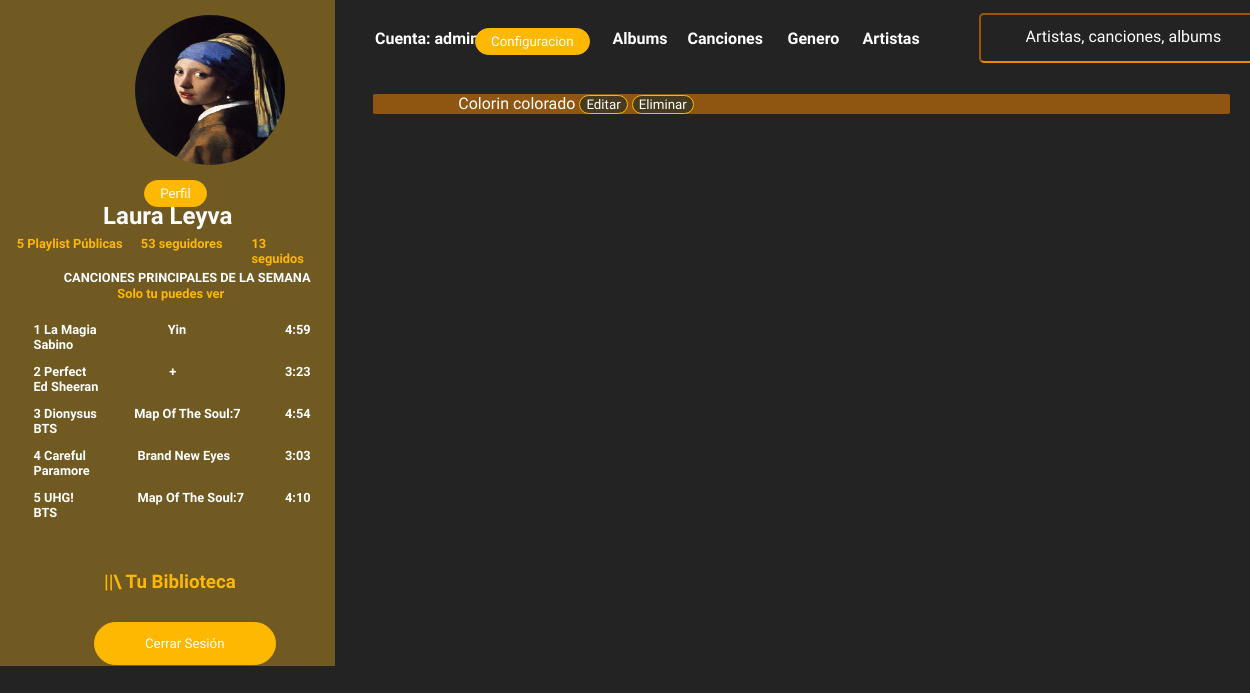
/m_canciones/ (signed in), run on an earlier commit of the app's database.
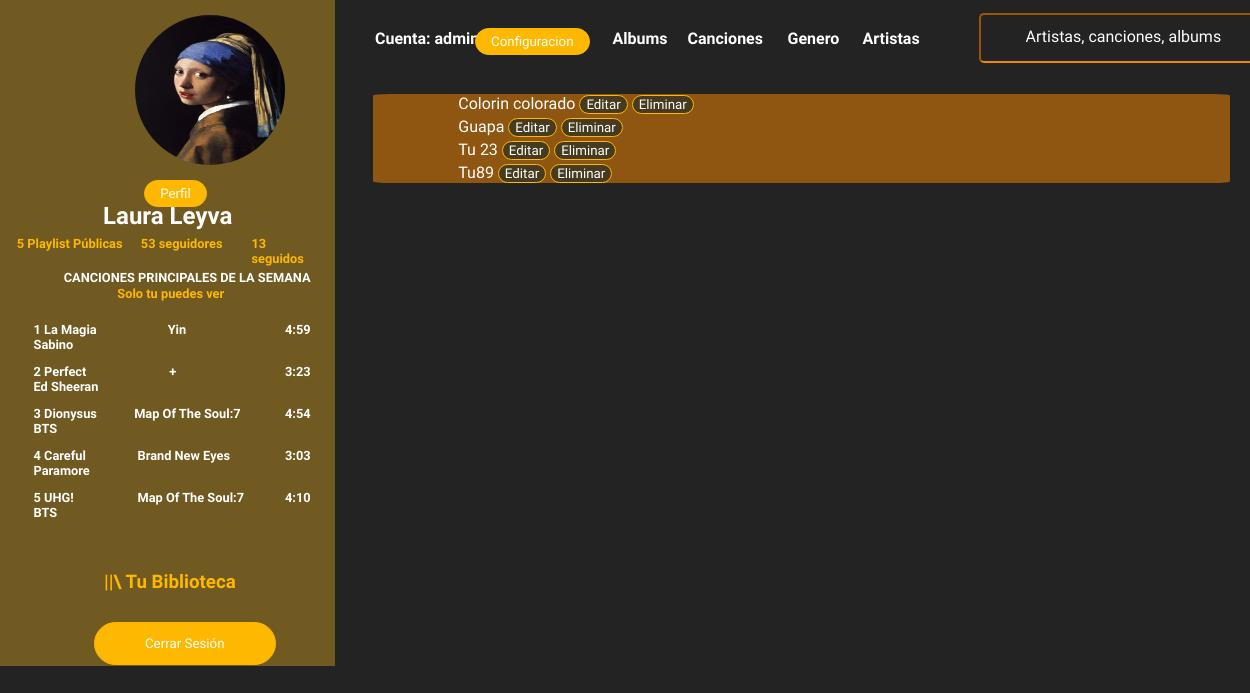
And on a later commit of the database.
### control_musica/models.py (models this page shows, shortened)
class Canciones(models.Model):
    fk_album = models.ForeignKey(Albumes, on_delete=models.CASCADE)
    fk_genero = models.ForeignKey(Generos, on_delete=models.CASCADE)
    cancion = models.CharField(max_length = 50)
    reproducciones = models.IntegerField(default=0)
    duracion = models.IntegerField()
    link =  models.CharField(max_length = 200)

### control_musica/views.py (the view)
# urls.py: path('m_canciones/', views.m_canciones_view, name="m_canciones_view"),
@login_required
def m_canciones_view(request):
    canciones = Canciones.objects.all()
    return render(request, 'mostrar_canciones.html', {'canciones':canciones})

### templates/mostrar_canciones.html
{% extends 'Home.html' %}
{% block content %}
{% for Cancion in canciones %}
<div class="mostrar_generos">
{{Cancion.cancion}}
    <button type="button" onclick="location.href = '/change_cancion/{{Cancion.pk}}'"  class="mostrar-button"> Editar </button>
    <button type="button" onclick="location.href = '/d_canciones/{{Cancion.pk}}'"  class="mostrar-button"> Eliminar </button>
</div>
{% endfor %}
{% endblock %}

What changed in the data, as far as the page shows it:
added Canciones: cancion "Guapa"
added Canciones: cancion "Tu 23"
added Canciones: cancion "Tu89"
